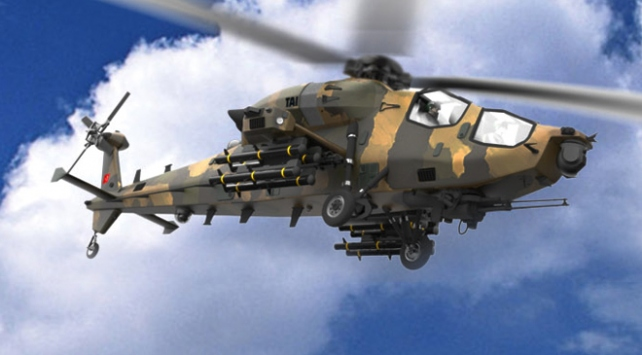
#> input picture tutorial_1/materyal/klasor8/helikopter2.png, 642 x 355 px, found by its file name
$ python video12.py
#> lines starting #> are read from the running program, lines starting #| are printed output that depends on the picture; after the words box and inside, x2 and y2 are one past the last pixel; in counts of white or black regions, pixels touching at a corner belong together


" ------------- "
# Tresholding
" ------------- "

import cv2
import numpy as np

img = cv2.imread("materyal\\klasor8\\helikopter2.png",0) #gray scale olarak okuma işlemi yapılır.
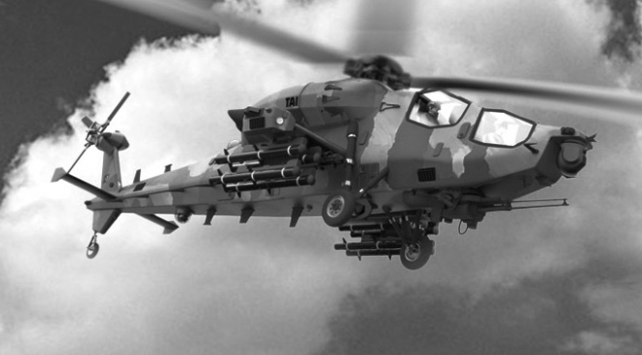
#> img: shape (355, 642); min 0, max 255, mean 140.2

ret , th1 = cv2.threshold(img,120,240,cv2.THRESH_BINARY) # 127 değeri treshold değeri olarak belirlenir.127'den küçük olan değerler 0,büyük olanlar 255 değerini alır.
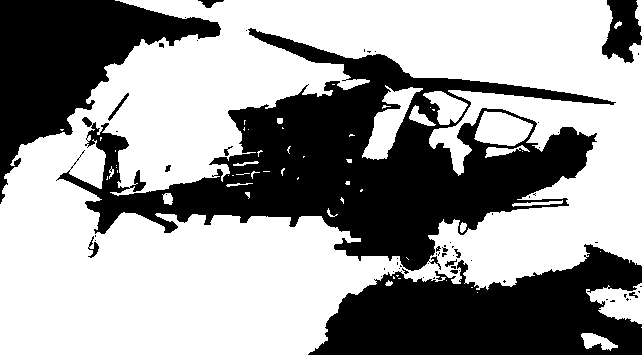
#> th1: shape (355, 642); values 0 (black) and 240 (white), 60.3% white; 63 black regions (49 under 20 px), largest, box (x1, y1, x2, y2) and area: (56, 28, 616, 271) 47424, (308, 244, 642, 355) 23137, (0, 0, 221, 204) 17672
th2 = cv2.adaptiveThreshold(img,255,cv2.ADAPTIVE_THRESH_MEAN_C,cv2.THRESH_BINARY,3,2) #adaptive thresholding işlemi yapılır
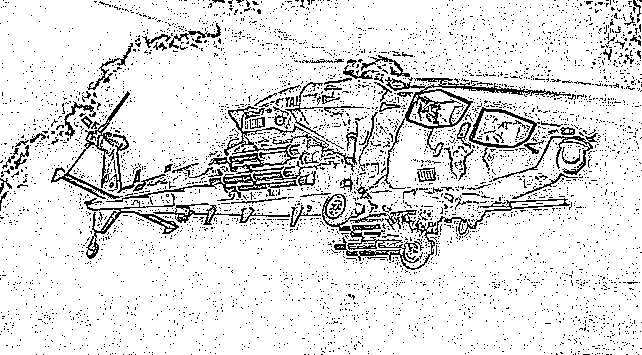
#> th2: shape (355, 642); 88.1% white; black in thin lines or dots
th3 = cv2.adaptiveThreshold(img,255,cv2.ADAPTIVE_THRESH_GAUSSIAN_C,cv2.THRESH_BINARY,51,2)
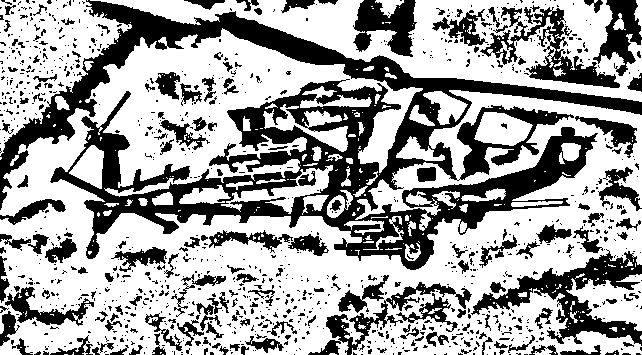
#> th3: shape (355, 642); 63.7% white; 1060 black regions (883 under 20 px), largest, box (x1, y1, x2, y2) and area: (0, 0, 642, 270) 44884, (471, 249, 642, 346) 4922, (480, 7, 620, 88) 3049


cv2.imshow("Orjinal Resim",img)
cv2.imshow("Threshold Resim",th1)
cv2.imshow("Adaptive Threshold Resim",th2)
cv2.imshow("Adaptive Gaussian Threshold Resim",th3)


cv2.waitKey(0)
cv2.destroyAllWindows()

$ run again, with tutorial_1/materyal/klasor8/kahverengiGorsel.png copied over tutorial_1/materyal/klasor8/helikopter2.png
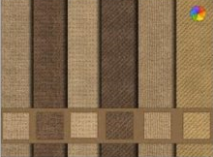
#> input picture tutorial_1/materyal/klasor8/kahverengiGorsel.png, 213 x 157 px, found by its file name
#> `ret , th1 = cv2.threshold(img,120,240,cv2.THRESH_BINARY) # 127 değeri ..`:
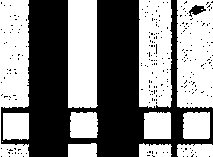
#> th1: shape (157, 213); values 0 (black) and 240 (white), 52.2% white; 243 black regions (241 under 20 px), largest, box (x1, y1, x2, y2) and area: (1, 0, 213, 157) 15463, (189, 5, 206, 17) 105
#> th2: shape (157, 213); 64.2% white; black in thin lines or dots
#> `th3 = cv2.adaptiveThreshold(img,255,cv2.ADAPTIVE_THRESH_GAUSSIAN_C,cv2..`:
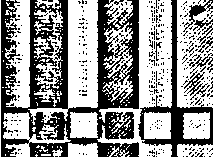
#> th3: shape (157, 213); 58% white; 385 black regions (373 under 20 px), largest, box (x1, y1, x2, y2) and area: (1, 0, 139, 157) 10013, (138, 0, 213, 157) 1981, (183, 0, 213, 32) 221
